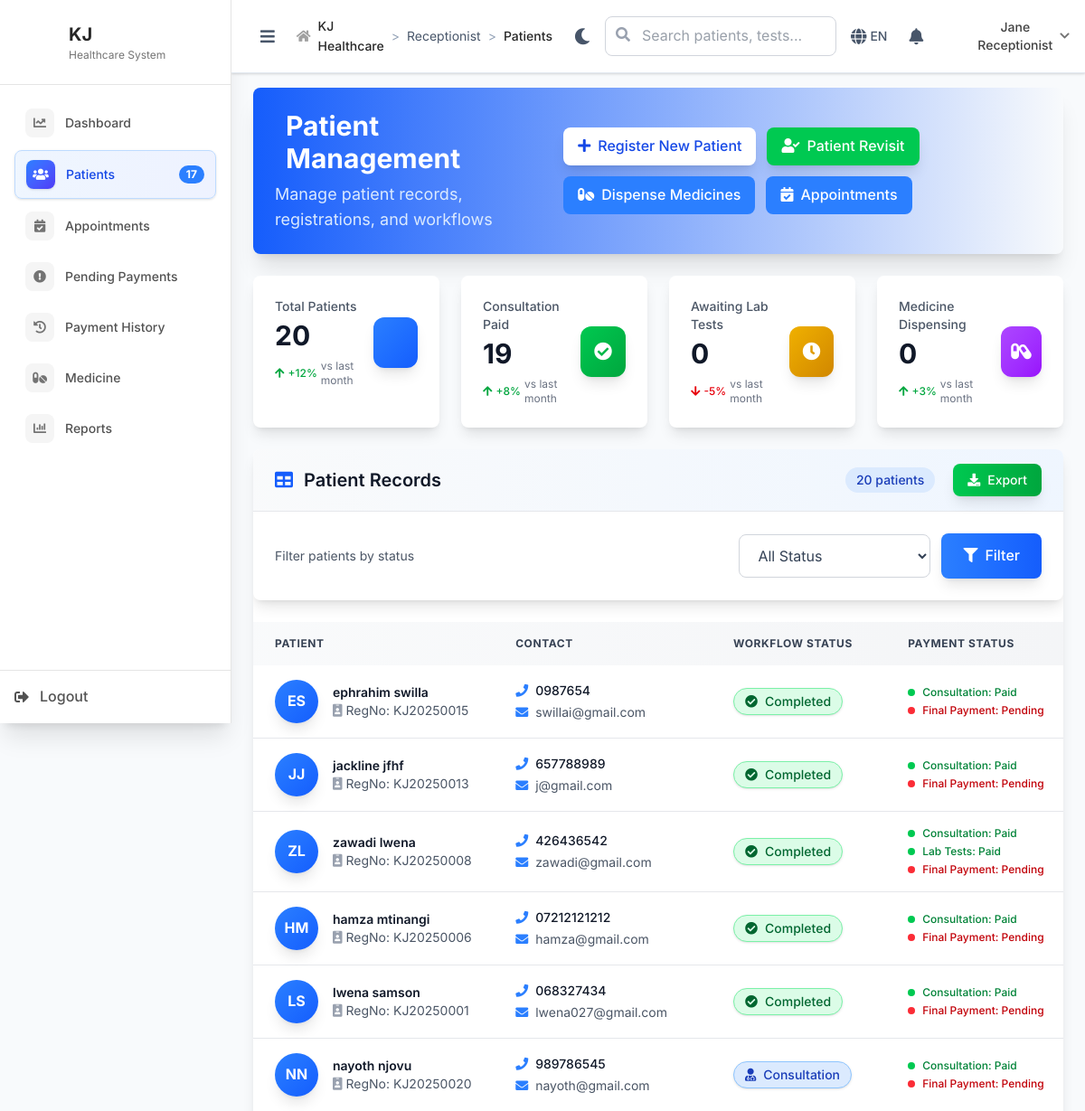
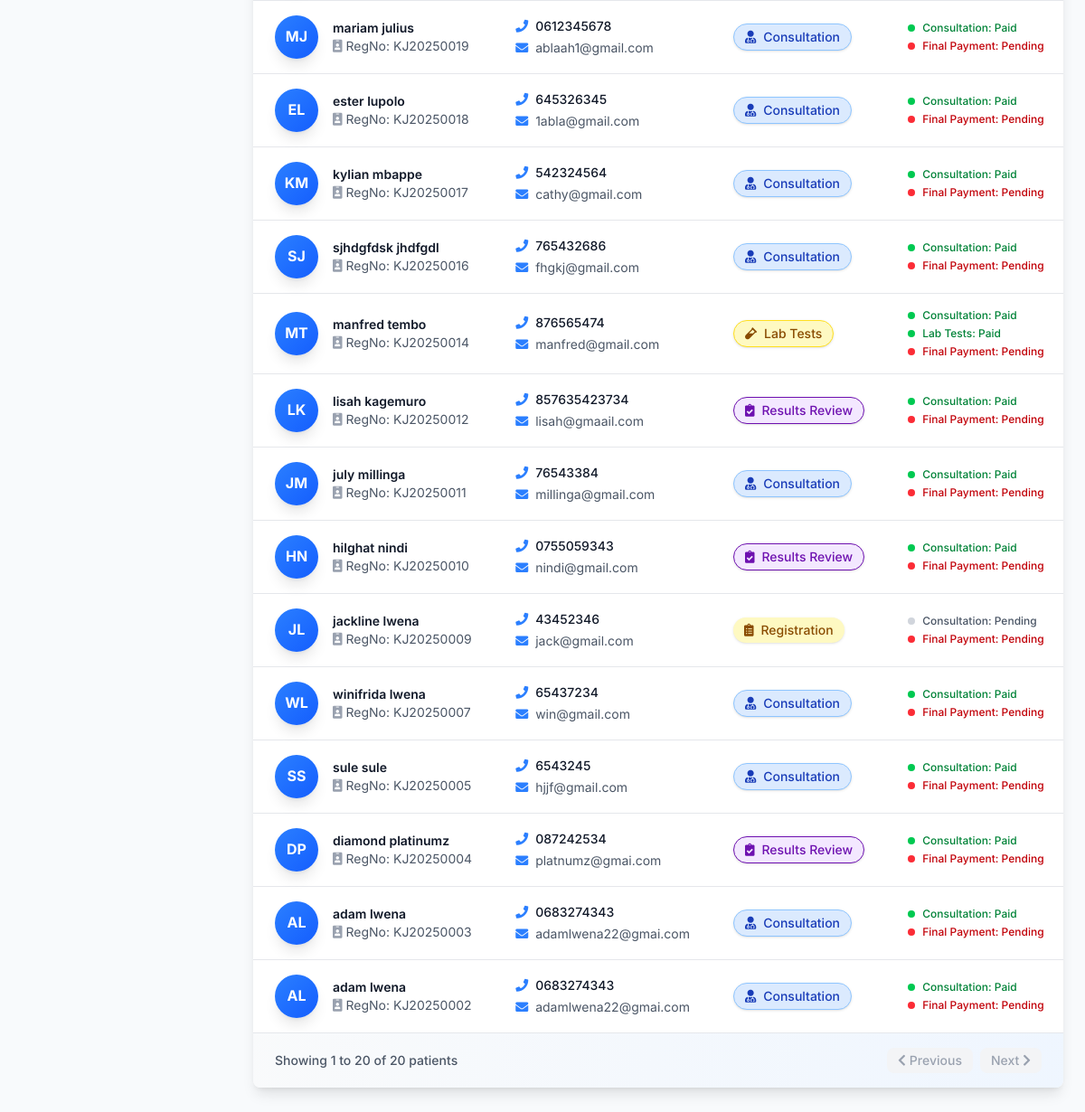
/receptionist/patients (signed in), run on the app's committed database (2 pictures, top to bottom).
### tables this page shows
CREATE TABLE `patients` (
  `id` int NOT NULL,
  `registration_number` varchar(20) NOT NULL,
  `first_name` varchar(50) NOT NULL,
  `last_name` varchar(50) NOT NULL,
  `date_of_birth` date DEFAULT NULL,
  `gender` enum('male','female','other') DEFAULT NULL,
  `phone` varchar(20) DEFAULT NULL,
  `email` varchar(100) DEFAULT NULL,
  `address` text,
  `occupation` varchar(100) DEFAULT NULL,
  `emergency_contact_name` varchar(100) DEFAULT NULL,
  `emergency_contact_phone` varchar(20) DEFAULT NULL,
  `blood_group` varchar(5) DEFAULT NULL COMMENT 'A+, B-, O+, etc',
  `allergies` text COMMENT 'Known allergies',
  `chronic_conditions` text COMMENT 'Diabetes, Hypertension, etc',
  `insurance_company` varchar(100) DEFAULT NULL COMMENT 'Future use',
  `insurance_number` varchar(50) DEFAULT NULL COMMENT 'Future use',
  `created_at` timestamp NOT NULL DEFAULT CURRENT_TIMESTAMP,
  `updated_at` timestamp NOT NULL DEFAULT CURRENT_TIMESTAMP ON UPDATE CURRENT_TIMESTAMP
);

### views/receptionist/patients.php (the view, shortened to what the rows shown need)
<div class="bg-gradient-to-r from-blue-600 via-blue-700 to-indigo-800 rounded-lg shadow-xl p-6 mb-6">
    <div class="flex flex-col md:flex-row md:items-center justify-between gap-4">
        <div class="text-white">
            <h1 class="text-3xl font-bold flex items-center">
                Patient Management
            </h1>
        </div>
    </div>
</div>
<div class="bg-white rounded-lg shadow-lg overflow-hidden">
    <div class="px-6 py-4 border-b border-gray-200 bg-gradient-to-r from-gray-50 to-blue-50">
        <div class="flex items-center justify-between">
            <h2 class="text-xl font-semibold text-gray-900 flex items-center">
                <i class="fas fa-table mr-3 text-blue-600"></i>
                Patient Records
            </h2>
        </div>
    </div>
    <?php if (empty($patients)): ?>
        <div class="p-12 text-center">
            <div class="w-24 h-24 mx-auto mb-6 bg-gradient-to-br from-gray-100 to-gray-200 rounded-full flex items-center justify-center shadow-lg">
                <i class="fas fa-users-medical text-4xl text-gray-400"></i>
            </div>
            <h3 class="text-xl font-semibold text-gray-900 mb-3">No patients registered yet</h3>
            <p class="text-gray-600 mb-8 text-lg">Get started by registering your first patient to begin managing healthcare records</p>
            <a href="/KJ/receptionist/register_patient" class="bg-gradient-to-r from-blue-500 to-blue-600 hover:from-blue-600 hover:to-blue-700 text-white px-6 py-3 rounded-lg font-medium transition-all duration-300 transform hover:scale-105 shadow-lg">
                <i class="fas fa-plus mr-2"></i>Register First Patient
            </a>
        </div>
    <?php else: ?>
        <div class="overflow-x-auto">
            <table class="w-full">
                <thead class="bg-gradient-to-r from-gray-50 to-gray-100">
                    <tr>
                        <th class="px-6 py-4 text-left text-xs font-bold text-gray-700 uppercase tracking-wider">Patient</th>
                        <th class="px-6 py-4 text-left text-xs font-bold text-gray-700 uppercase tracking-wider">Contact</th>
                        <th class="px-6 py-4 text-left text-xs font-bold text-gray-700 uppercase tracking-wider">Workflow Status</th>
                        <th class="px-6 py-4 text-left text-xs font-bold text-gray-700 uppercase tracking-wider">Payment Status</th>
                    </tr>
                </thead>
                <tbody class="divide-y divide-gray-200">
                    <?php foreach ($patients as $patient): ?>
                    <tr class="hover:bg-blue-50 transition-all duration-300 cursor-pointer">
                        <td class="px-6 py-4 whitespace-nowrap">
                            <div class="flex items-center">
                                <div class="w-12 h-12 bg-gradient-to-br from-blue-500 to-blue-600 rounded-full flex items-center justify-center text-white font-bold shadow-lg">
                                    <?php echo strtoupper(substr($patient['first_name'], 0, 1) . substr($patient['last_name'], 0, 1)); ?>
                                </div>
                                <div class="ml-4">
                                    <div class="text-sm font-semibold text-gray-900">
                                        <?php echo htmlspecialchars($patient['first_name'] . ' ' . $patient['last_name']); ?>
                                    </div>
                                    <div class="text-sm text-gray-600 flex items-center">
                                        <i class="fas fa-id-badge mr-1 text-gray-400"></i>
                                        RegNo: <?php echo htmlspecialchars($patient['registration_number']); ?>
                                    </div>
                                </div>
                            </div>
                        </td>
                        <td class="px-6 py-4 whitespace-nowrap">
                            <div class="text-sm text-gray-900">
                                <div class="flex items-center mb-1">
                                    <i class="fas fa-phone text-blue-500 mr-2"></i>
                                    <span class="font-medium"><?php echo htmlspecialchars($patient['phone'] ?? 'N/A'); ?></span>
                                </div>
                                <div class="flex items-center">
                                    <i class="fas fa-envelope text-blue-500 mr-2"></i>
                                    <span class="text-gray-600"><?php echo htmlspecialchars($patient['email'] ?? 'N/A'); ?></span>
                                </div>
                            </div>
                        </td>
                        <td class="px-6 py-4 whitespace-nowrap">
                            <?php
                            $statusConfig = [
                                'registration' => ['class' => 'bg-yellow-100 text-yellow-800 border-yellow-300', 'icon' => 'fas fa-clipboard-list', 'text' => 'Registration'],
                                'consultation' => ['class' => 'bg-blue-100 text-blue-800 border-blue-300', 'icon' => 'fas fa-user-md', 'text' => 'Consultation'],
                'consultation_registration' => ['class' => 'bg-blue-100 text-blue-800 border border-blue-300', 'icon' => 'fas fa-user-md', 'text' => 'Consultation'],
                'lab_tests' => ['class' => 'bg-yellow-100 text-yellow-800 border border-yellow-300', 'icon' => 'fas fa-vial', 'text' => 'Lab Tests'],
                'results_review' => ['class' => 'bg-purple-100 text-purple-800 border border-purple-300', 'icon' => 'fas fa-clipboard-check', 'text' => 'Results Review'],
                'medicine_dispensing' => ['class' => 'bg-indigo-100 text-indigo-800 border border-indigo-300', 'icon' => 'fas fa-pills', 'text' => 'Medicine'],
                'completed' => ['class' => 'bg-green-100 text-green-800 border border-green-300', 'icon' => 'fas fa-check-circle', 'text' => 'Completed']
            ];
            $step = $patient['current_step'] ?? 'registration';
            $currentStatus = $statusConfig[$step] ?? $statusConfig['registration'];
            ?>
            <span class="inline-flex items-center px-3 py-1 rounded-full text-sm font-medium <?php echo $currentStatus['class']; ?> shadow-sm">
                <i class="<?php echo $currentStatus['icon']; ?> mr-2"></i>
                <?php echo $currentStatus['text']; ?>
            </span>
        </td>
        <td class="px-6 py-4 whitespace-nowrap">
            <div class="space-y-1">
                <div class="flex items-center text-xs">
                    <span class="w-2 h-2 rounded-full mr-2 <?php echo $patient['consultation_registration_paid'] ? 'bg-green-500' : 'bg-gray-300'; ?>"></span>
                    <span class="<?php echo $patient['consultation_registration_paid'] ? 'text-green-700' : 'text-gray-600'; ?> font-medium">
                        Consultation: <?php echo $patient['consultation_registration_paid'] ? 'Paid' : 'Pending'; ?>
                    </span>
                </div>
                <?php if (isset($patient['lab_tests_required']) && $patient['lab_tests_required']): ?>
                <div class="flex items-center text-xs">
                    <span class="w-2 h-2 rounded-full mr-2 <?php echo $patient['lab_tests_paid'] ? 'bg-green-500' : 'bg-yellow-500'; ?>"></span>
                    <span class="<?php echo $patient['lab_tests_paid'] ? 'text-green-700' : 'text-yellow-700'; ?> font-medium">
                        Lab Tests: <?php echo $patient['lab_tests_paid'] ? 'Paid' : 'Required'; ?>
                    </span>
                </div>
                <?php endif; ?>
                <?php if (isset($patient['final_payment_collected'])): ?>
                <div class="flex items-center text-xs">
                    <span class="w-2 h-2 rounded-full mr-2 <?php echo $patient['final_payment_collected'] ? 'bg-green-500' : 'bg-red-500'; ?>"></span>
                    <span class="<?php echo $patient['final_payment_collected'] ? 'text-green-700' : 'text-red-700'; ?> font-medium">
                        Final Payment: <?php echo $patient['final_payment_collected'] ? 'Collected' : 'Pending'; ?>
                    </span>
                </div>
                <?php endif; ?>
            </div>
        </td>
    </tr>
    <?php endforeach; ?>
</tbody>
</table>
</div>
<?php endif; ?>
</div>

### data on the page
patients: first_name+last_name "ES", first_name+last_name "ephrahim swilla", registration_number "KJ20250015", phone "0987654", email "swillai@gmail.com", text "Completed", shows "Paid"
patients: first_name+last_name "JJ", first_name+last_name "jackline jfhf", registration_number "KJ20250013", phone "657788989", email "j@gmail.com", text "Completed", shows "Paid"
patients: first_name+last_name "ZL", first_name+last_name "zawadi lwena", registration_number "KJ20250008", phone "426436542", email "zawadi@gmail.com", text "Completed", shows "Paid", shows "Lab Tests:"
patients: first_name+last_name "HM", first_name+last_name "hamza mtinangi", registration_number "KJ20250006", phone "07212121212", email "hamza@gmail.com", text "Completed", shows "Paid"
patients: first_name+last_name "LS", first_name+last_name "lwena samson", registration_number "KJ20250001", phone "068327434", email "lwena027@gmail.com", text "Completed", shows "Paid"
patients: first_name+last_name "NN", first_name+last_name "nayoth njovu", registration_number "KJ20250020", phone "989786545", email "nayoth@gmail.com", text "Consultation", shows "Paid"
patients: first_name+last_name "MJ", first_name+last_name "mariam julius", registration_number "KJ20250019", phone "0612345678", email "ablaah1@gmail.com", text "Consultation", shows "Paid"
patients: first_name+last_name "EL", first_name+last_name "ester lupolo", registration_number "KJ20250018", phone "645326345", email "1abla@gmail.com", text "Consultation", shows "Paid"
patients: first_name+last_name "KM", first_name+last_name "kylian mbappe", registration_number "KJ20250017", phone "542324564", email "cathy@gmail.com", text "Consultation", shows "Paid"
patients: first_name+last_name "SJ", first_name+last_name "sjhdgfdsk jhdfgdl", registration_number "KJ20250016", phone "765432686", email "fhgkj@gmail.com", text "Consultation", shows "Paid"
patients: first_name+last_name "MT", first_name+last_name "manfred tembo", registration_number "KJ20250014", phone "876565474", email "manfred@gmail.com", text "Lab Tests", shows "Paid", shows "Lab Tests:"
patients: first_name+last_name "LK", first_name+last_name "lisah kagemuro", registration_number "KJ20250012", phone "857635423734", email "lisah@gmaail.com", text "Results Review", shows "Paid"
patients: first_name+last_name "JM", first_name+last_name "july millinga", registration_number "KJ20250011", phone "76543384", email "millinga@gmail.com", text "Consultation", shows "Paid"
patients: first_name+last_name "HN", first_name+last_name "hilghat nindi", registration_number "KJ20250010", phone "0755059343", email "nindi@gmail.com", text "Results Review", shows "Paid"
patients: first_name+last_name "JL", first_name+last_name "jackline lwena", registration_number "KJ20250009", phone "43452346", email "jack@gmail.com", text "Registration", shows "Pending"
patients: first_name+last_name "WL", first_name+last_name "winifrida lwena", registration_number "KJ20250007", phone "65437234", email "win@gmail.com", text "Consultation", shows "Paid"
patients: first_name+last_name "SS", first_name+last_name "sule sule", registration_number "KJ20250005", phone "6543245", email "hjjf@gmail.com", text "Consultation", shows "Paid"
patients: first_name+last_name "DP", first_name+last_name "diamond platinumz", registration_number "KJ20250004", phone "087242534", email "platnumz@gmai.com", text "Results Review", shows "Paid"
patients: first_name+last_name "AL", first_name+last_name "adam lwena", registration_number "KJ20250003", phone "0683274343", email "adamlwena22@gmai.com", text "Consultation", shows "Paid"
patients: first_name+last_name "AL", first_name+last_name "adam lwena", registration_number "KJ20250002", phone "0683274343", email "adamlwena22@gmai.com", text "Consultation", shows "Paid"

### other printed values
$_ENV['APP_NAME'] "KJ"
$item['text'] "Dashboard"
$item['text'] "Patients"
$badge "17"
$item['text'] "Appointments"
$item['text'] "Pending Payments"
$item['text'] "Payment History"
$item['text'] "Medicine"
$item['text'] "Reports"
$crumb['text'] "Receptionist"
$crumb['text'] "Patients"
$_SESSION['user_name'] "Jane Receptionist"
$card['label'] "Total Patients"
$card['count'] "20"
$card['trend'] "+12%"
